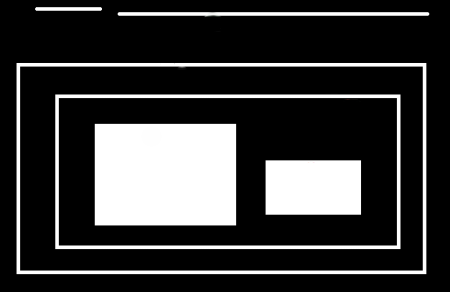
#> input picture contours/hierarchy.png, 450 x 292 px, found by its file name
$ python 4_hierarchy.py
#> lines starting #> are read from the running program, lines starting #| are printed output that depends on the picture; after the words box and inside, x2 and y2 are one past the last pixel; in counts of white or black regions, pixels touching at a corner belong together
import cv2 as cv
import numpy as np


def greyScale(image):
    imgray = cv.cvtColor(image, cv.COLOR_BGR2GRAY)
    return imgray


def getTh(image):
    _, thresh = cv.threshold(image, 127, 255, 0)
    return thresh


def showContours(image, contours):
    for contour in contours:
        cv.drawContours(image, [contour], -1, (0, 255, 0), 1)
        cv.imshow("image", image)
        cv.waitKey(0)


def main():
    image = cv.imread("Python\DIP\contours\hierarchy.png")
#> image is the input picture: shape (292, 450, 3); mean B, G, R 56, 56, 56

    # Step 1:
    gr_image = greyScale(image)

    # Step 2:
    th_image = getTh(gr_image)
#> in getTh, `_, thresh = cv.threshold(image, 127, 255, 0)`:
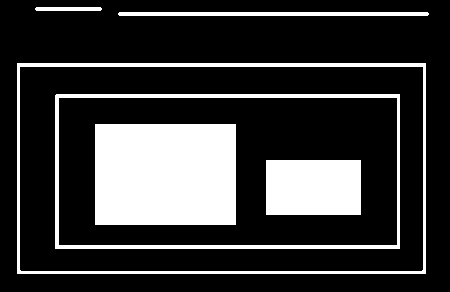
#> thresh: shape (292, 450); 22% white; 6 white regions

    # Step 3:

    # RETR_LIST
    contours,hierarchy = cv.findContours(th_image, cv.RETR_LIST, cv.CHAIN_APPROX_NONE)
#> contours = 8 contours; box (x1, y1, x2, y2) and area: (17, 63, 426, 274) 85680, (19, 66, 424, 272) 82815, (55, 94, 400, 249) 52976, (58, 97, 398, 246) 50170, (95, 124, 236, 225) 14000, (266, 160, 361, 215) 5076, (118, 12, 429, 16) 928, (35, 7, 102, 11) 196
    print("RETR_LIST \n",hierarchy)
#| RETR_LIST
#|  [[[ 1 -1 -1 -1]
#|   [ 2  0 -1 -1]
#|   [ 3  1 -1 -1]
#|   [ 4  2 -1 -1]
#|   [ 5  3 -1 -1]
#|   [ 6  4 -1 -1]
#|   [ 7  5 -1 -1]
#|   [-1  6 -1 -1]]]
    showContours(image, contours)
#> the loop in showContours, `for contour in contours:` made 8 passes
#> pass 1, in showContours, `cv.imshow("image", image)`:
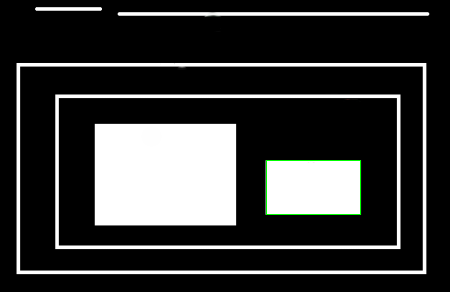
#> window 'image': shape (292, 450, 3); mean B, G, R 55.5, 56.1, 55.5
#> pass 2, in showContours, `cv.imshow("image", image)`:
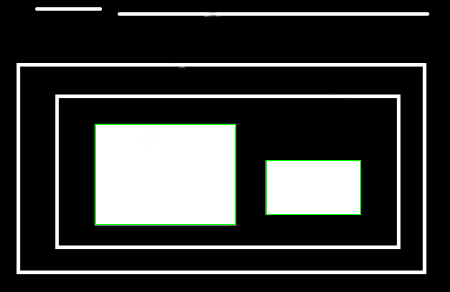
#> window 'image': shape (292, 450, 3); mean B, G, R 54.6, 56.1, 54.6
#> after the loop in showContours, `for contour in contours:`:
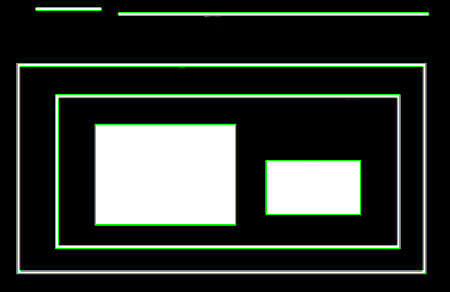
#> image: shape (292, 450, 3); mean B, G, R 46, 57.5, 46

    # RETR_EXTERNAL
    contours,hierarchy = cv.findContours(th_image, cv.RETR_EXTERNAL, cv.CHAIN_APPROX_NONE)
#> contours = 3 contours; box (x1, y1, x2, y2) and area: (17, 63, 426, 274) 85680, (118, 12, 429, 16) 928, (35, 7, 102, 11) 196
    print("\n RETR_EXTERNAL \n",hierarchy)
#|  RETR_EXTERNAL
#|  [[[ 1 -1 -1 -1]
#|   [ 2  0 -1 -1]
#|   [-1  1 -1 -1]]]

    # RETR_TREE
    contours,hierarchy = cv.findContours(th_image, cv.RETR_TREE, cv.CHAIN_APPROX_NONE)
#> contours = 8 contours; box (x1, y1, x2, y2) and area: (17, 63, 426, 274) 85680, (19, 66, 424, 272) 82815, (55, 94, 400, 249) 52976, (58, 97, 398, 246) 50170, (95, 124, 236, 225) 14000, (266, 160, 361, 215) 5076, (118, 12, 429, 16) 928, (35, 7, 102, 11) 196
    print("\n RETR_TREE \n",hierarchy)
#|  RETR_TREE
#|  [[[ 6 -1  1 -1]
#|   [-1 -1  2  0]
#|   [-1 -1  3  1]
#|   [-1 -1  4  2]
#|   [ 5 -1 -1  3]
#|   [-1  4 -1  3]
#|   [ 7  0 -1 -1]
#|   [-1  6 -1 -1]]]


main()
